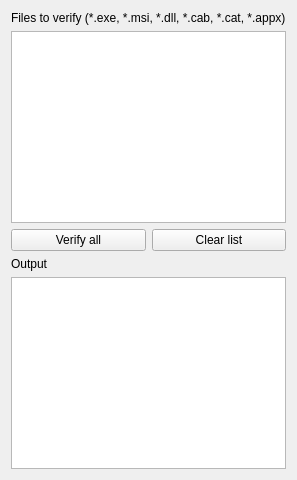
      <widget class="QWidget" name="tabVerify">
       <attribute name="title">
        <string>Verify</string>
       </attribute>
       <layout class="QVBoxLayout" name="verticalLayout_3">
        <item>
         <layout class="QVBoxLayout" name="verticalLayoutFilesToVerify">
          <item>
           <widget class="QLabel" name="labelFilesToVerify">
            <property name="text">
             <string>Files to verify (*.exe, *.msi, *.dll, *.cab, *.cat, *.appx)</string>
            </property>
           </widget>
          </item>
          <item>
           <widget class="QFilesListDragAndDrop" name="listWidgetFilesToVerify">
            <property name="acceptDrops">
             <bool>true</bool>
            </property>
            <property name="dragEnabled">
             <bool>true</bool>
            </property>
            <property name="dragDropMode">
             <enum>QAbstractItemView::DragDrop</enum>
            </property>
            <property name="selectionMode">
             <enum>QAbstractItemView::MultiSelection</enum>
            </property>
           </widget>
          </item>
         </layout>
        </item>
        <item>
         <layout class="QHBoxLayout" name="horizontalLayoutFilesToVerifyListButtons">
          <item>
           <widget class="QPushButton" name="pushButtonVerifyFiles">
            <property name="text">
             <string>Verify all</string>
            </property>
           </widget>
          </item>
          <item>
           <widget class="QPushButton" name="pushButtonClearFilesToVerifyList">
            <property name="text">
             <string>Clear list</string>
            </property>
           </widget>
          </item>
         </layout>
        </item>
        <item>
         <layout class="QVBoxLayout" name="verticalLayoutFilesVerificationOutput">
          <item>
           <widget class="QLabel" name="labelFilesVerificationOutput">
            <property name="text">
             <string>Output</string>
            </property>
           </widget>
          </item>
          <item>
           <widget class="QTextEdit" name="textEditFilesVerificationOutput">
            <property name="tabChangesFocus">
             <bool>true</bool>
            </property>
            <property name="undoRedoEnabled">
             <bool>false</bool>
            </property>
            <property name="readOnly">
             <bool>true</bool>
            </property>
            <property name="textInteractionFlags">
             <set>Qt::LinksAccessibleByKeyboard|Qt::LinksAccessibleByMouse|Qt::TextBrowserInteraction|Qt::TextSelectableByKeyboard|Qt::TextSelectableByMouse</set>
            </property>
           </widget>
          </item>
         </layout>
        </item>
       </layout>
      </widget>
